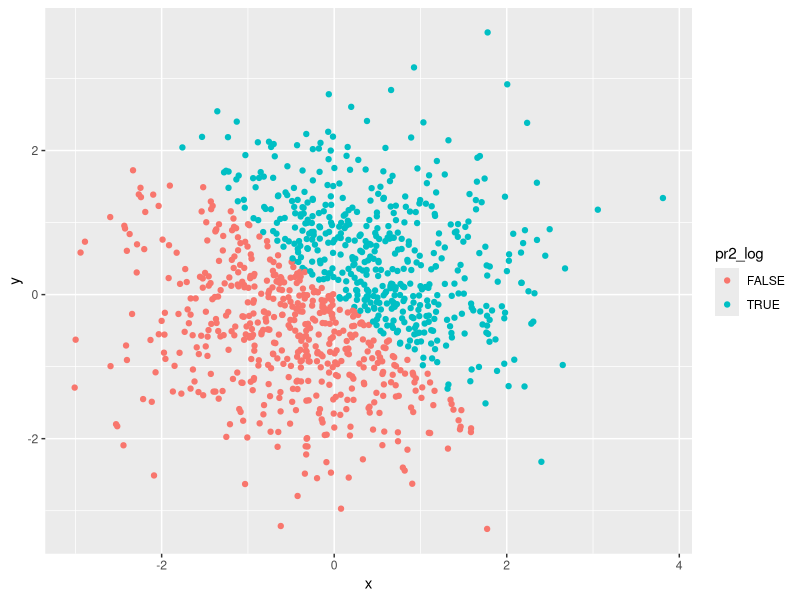
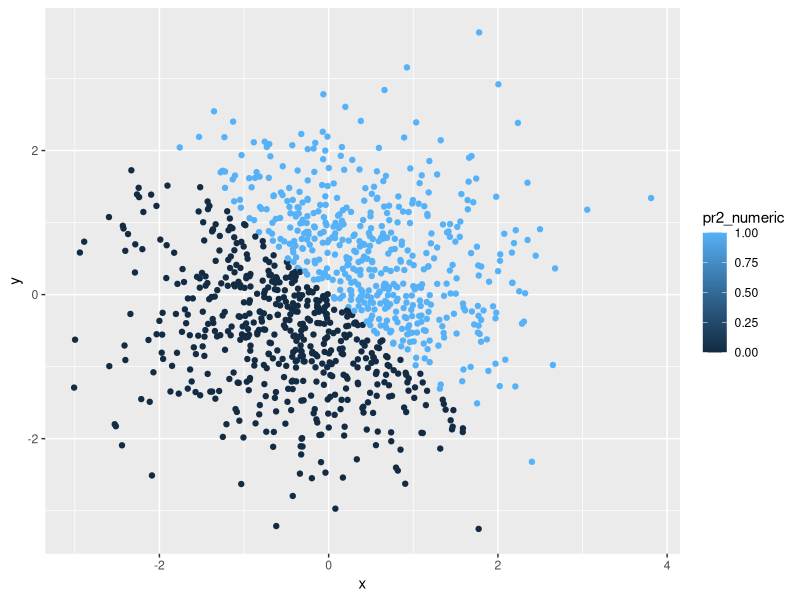
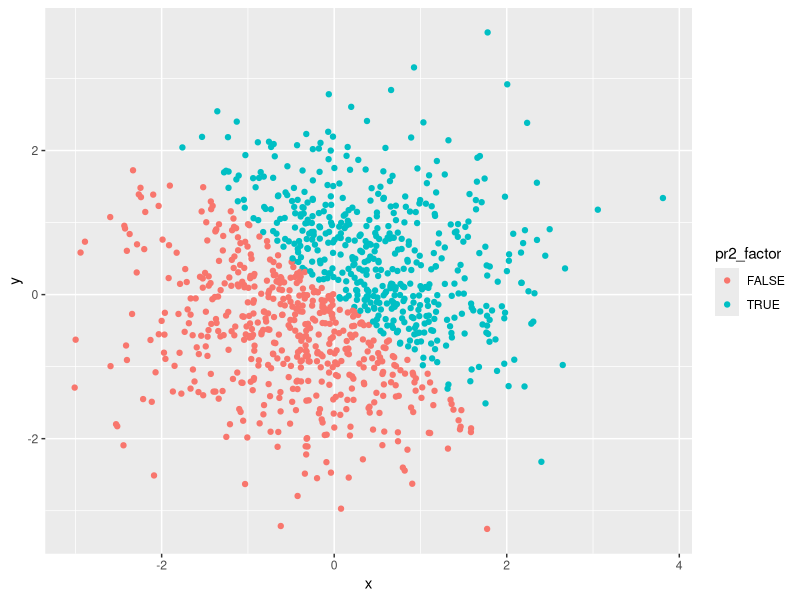
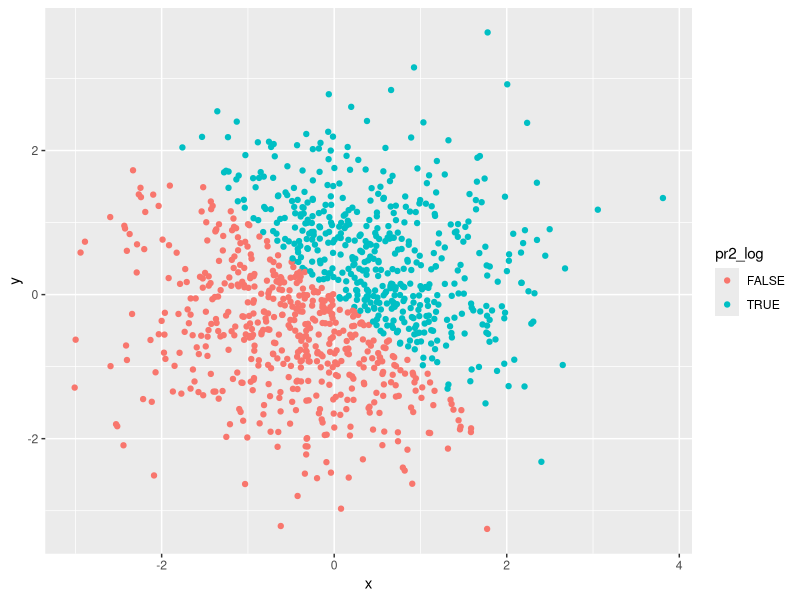

R code for these plots, in order:
## ---- chunk 1
set.seed(1)

random_sample = runif(10, 0, 5) 
vec_logic = random_sample > 2
vec_char = as.character(vec_logic) # created character vector by coercing vec_logic
vec_factor = as.factor(vec_logic)  # created factor vector by coercing vec_logic

pr1_df = data.frame(random_sample, vec_logic, vec_char, vec_factor, stringsAsFactors = FALSE)

mean(pr1_df$random_sample) # taking the mean of each variable in the data frame 
mean(pr1_df$vec_logic)
mean(pr1_df$vec_char) 
mean(pr1_df$vec_factor) 

## ---- chunk 2

as.numeric(pr1_df$vec_logic) #converts to values of 1 and 0
as.numeric(pr1_df$vec_char) #converts to a vector full of NA since there is no number
as.numeric(pr1_df$vec_factor) #saying first element is level 2 

## ---- chunk 3
as.numeric(as.factor(pr1_df$vec_char)) # converting from charcter to factor to numeric

as.numeric(as.character(pr1_df$vec_factor)) # from factor to character to numeric 
## ---- chunk 4

x = rnorm(1000)
y = rnorm(1000)
pr2_log = (x + y) > 0
pr2_numeric = as.numeric(pr2_log)  # coerced logical vector into numeric
pr2_factor = as.factor(pr2_log)  # coerced logical vector into factor 

pr2_df = data.frame(x, y, pr2_log, pr2_numeric, pr2_factor)


## ---- chunk 5

library(ggplot2)

plot1 = ggplot(pr2_df, aes(x = x, y = y, color = pr2_log)) + geom_point()
plot1

plot2 = ggplot(pr2_df, aes(x = x, y = y, color = pr2_numeric)) + geom_point()
plot2 #since it is numeric vector it is continuous

plot3 = ggplot(pr2_df, aes(x = x, y = y, color = pr2_factor)) + geom_point()
plot3

ggsave("plot1.jpg", plot1)


